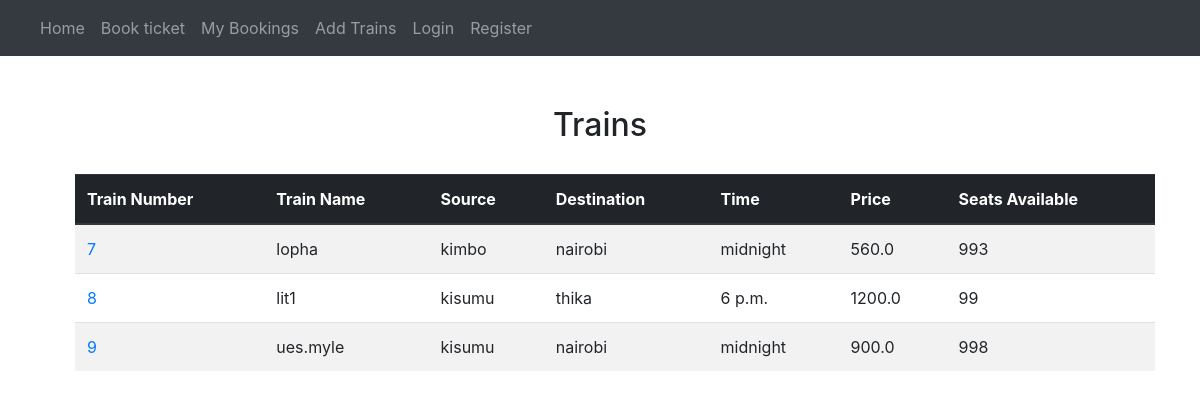
Page /reservation/ on the committed database.
### reservation/models.py (models this page shows)
class trains(models.Model):
    train_name=models.CharField(max_length=50)
    source=models.CharField(max_length=50)
    destination=models.CharField(max_length=50)
    time=models.TimeField(auto_now=False, auto_now_add=False)
    price=models.FloatField(default=120)
    seats_available=models.IntegerField()

### reservation/views.py (the view)
# urls.py: path('',views.index,name="index"),
def index(request):
    lis = trains.objects.all()
    return render(request, './viewtrains.html', {"lis": lis})

### reservation/templates/viewtrains.html
{% extends "./base.html" %}
{% block content %}
<div style="margin-top: 50px;">
    <center><h2> Trains </h2></center>
    <table class="table table-striped" style="width: 90%;margin-left:75px ;margin-top: 30px;">
        <thead class="thead-dark">
            <tr>
                <th scope="col">Train Number</th>
                <th scope="col">Train Name</th>
                <th scope="col">Source</th>
                <th scope="col">Destination</th>
                <th scope="col">Time</th>
                <th scope="col">Price</th>
                <th scope="col">Seats Available</th>
            </tr>
        </thead>
        <tbody>
            {%for p in lis%}
            <tr>
                <td><a href="http://127.0.0.1:8000/reservation/{{p.pk}}">{{p.pk}}</a></td>
                <td>{{p.train_name}}</td>
                <td>{{p.source}}</td>
                <td>{{p.destination}}</td>
                <td>{{p.time}}</td>
                <td>{{p.price}}</td>
                <td>{{p.seats_available}}</td>
            </tr>
            {% endfor %}
        </tbody>
    </table>
</div>
{% endblock %}

### rows in the picture
trains: pk "7", train_name "lopha", source "kimbo", destination "nairobi", time "midnight", price "560.0", seats_available "993"
trains: pk "8", train_name "lit1", source "kisumu", destination "thika", time "6 p.m.", price "1200.0", seats_available "99"
trains: pk "9", train_name "ues.myle", source "kisumu", destination "nairobi", time "midnight", price "900.0", seats_available "998"
